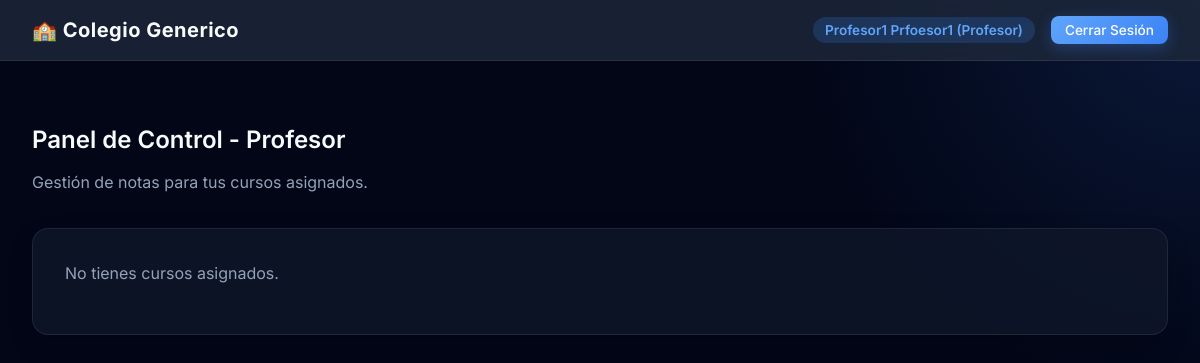
The page /index.php?action=dashboard (signed in) on the database as committed earlier.
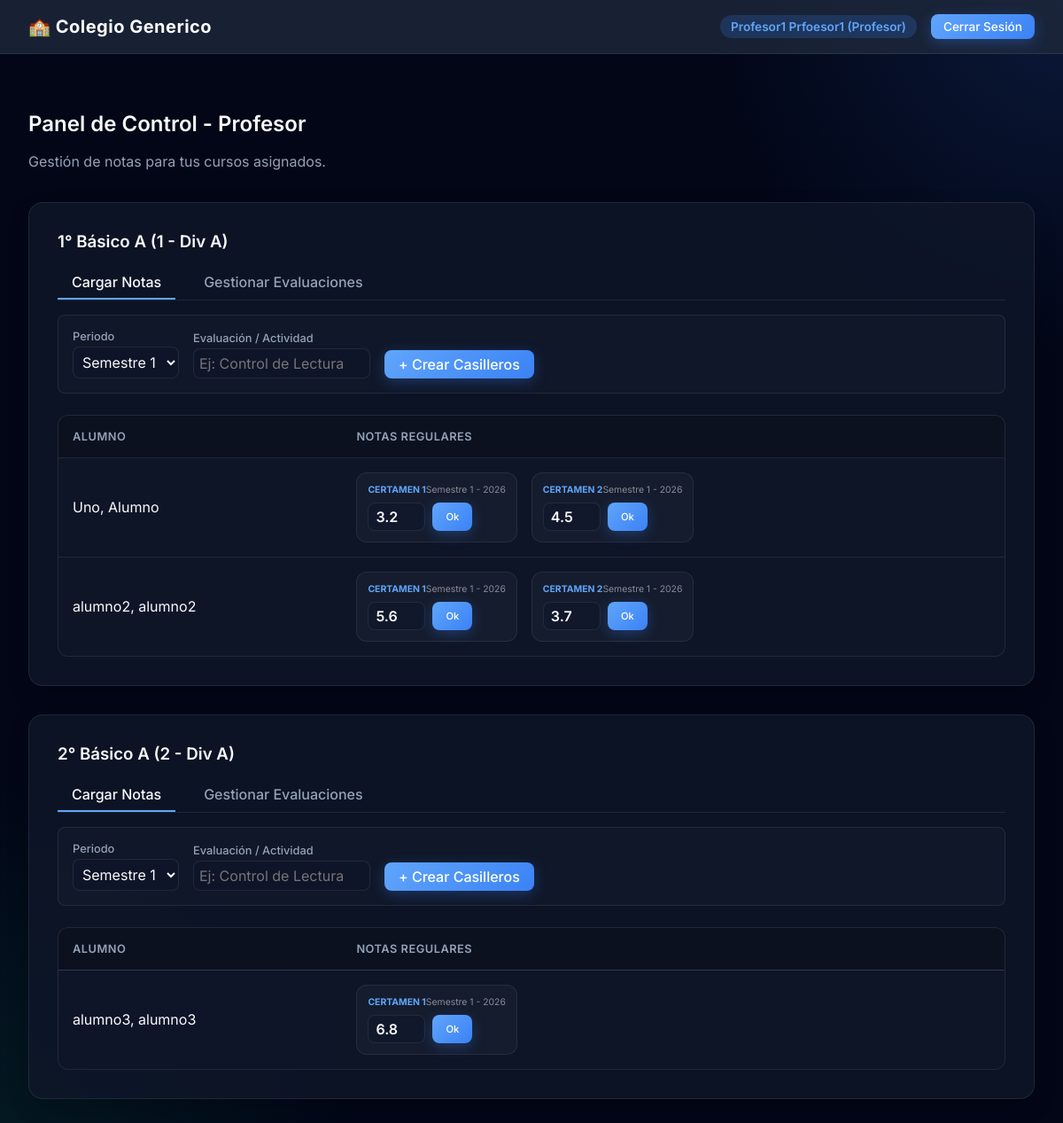
The same page on the database as committed later.
### tables this page shows
CREATE TABLE courses (
    id INTEGER PRIMARY KEY AUTOINCREMENT,
    nombre TEXT NOT NULL,
    anio TEXT NOT NULL,
    division TEXT NOT NULL
);

CREATE TABLE users (
    id INTEGER PRIMARY KEY AUTOINCREMENT,
    username TEXT NOT NULL UNIQUE,
    password_hash TEXT NOT NULL,
    role TEXT NOT NULL CHECK(role IN ('admin', 'profesor', 'alumno')),
    nombre TEXT NOT NULL,
    apellido TEXT NOT NULL
);

CREATE TABLE "grades" (
        id INTEGER PRIMARY KEY AUTOINCREMENT,
        student_id INTEGER,
        course_id INTEGER,
        period TEXT NOT NULL,
        type TEXT NOT NULL,
        value REAL, subject_id INTEGER REFERENCES subjects(id), professor_id INTEGER REFERENCES users(id),
        FOREIGN KEY (student_id) REFERENCES users(id) ON DELETE CASCADE,
        FOREIGN KEY (course_id) REFERENCES courses(id) ON DELETE CASCADE
    );

### controllers/ProfessorController.php (called while the page is built, shortened)
<?php
require_once 'models/Course.php';
require_once 'models/Grade.php';
class ProfessorController {
    public function dashboard() {
        $database = new Database();
        $db = $database->getConnection();
        $courseModel = new Course($db);
        $gradeModel = new Grade($db);
        $prof_id = $_SESSION['user_id'];
        $coursesStmt = $courseModel->getCoursesByProfessor($prof_id);
        $courses = $coursesStmt->fetchAll(PDO::FETCH_ASSOC);
        $courseData = [];
        foreach($courses as $c) {
            $gradeModel->syncCourseEvaluations($c['id']);
            $evalsStmt = $db->prepare("SELECT period, type FROM course_evaluations WHERE course_id = ?");
            $evalsStmt->execute([$c['id']]);
            $evaluations = $evalsStmt->fetchAll(PDO::FETCH_ASSOC);
            $courseData[$c['id']] = ['info' => $c, 'students' => [], 'evaluations' => $evaluations];
            $studentsStmt = $courseModel->getStudentsByCourse($c['id']);
            $students = $studentsStmt->fetchAll(PDO::FETCH_ASSOC);
            foreach($students as $s) {
                $gradesStmt = $gradeModel->getStudentGradesInCourse($s['id'], $c['id']);
                $grades = $gradesStmt->fetchAll(PDO::FETCH_ASSOC);
                $courseData[$c['id']]['students'][] = [
                    'info' => $s,
                    'grades' => $grades
                ];
            }
        }
        require_once 'views/professor/dashboard.php';
    }
}
?>

### models/Course.php (called while the page is built, shortened)
<?php
class Course {
    private $conn;
    public function __construct($db) {
        $this->conn = $db;
    }
    public function getCoursesByProfessor($prof_id) {
        $query = "SELECT c.id, c.nombre, c.anio, c.division
                  FROM courses c
                  JOIN course_professor cp ON c.id = cp.course_id
                  WHERE cp.professor_id = :prof_id";
        $stmt = $this->conn->prepare($query);
        $stmt->bindParam(':prof_id', $prof_id);
        $stmt->execute();
        return $stmt;
    }
    public function getStudentsByCourse($course_id) {
        $query = "SELECT u.id, u.nombre, u.apellido
                  FROM users u
                  JOIN students s ON u.id = s.user_id
                  WHERE s.course_id = :course_id
                  ORDER BY u.apellido ASC, u.nombre ASC";
        $stmt = $this->conn->prepare($query);
        $stmt->bindParam(':course_id', $course_id);
        $stmt->execute();
        return $stmt;
    }
}
?>

### models/Grade.php (called while the page is built, shortened)
<?php
class Grade {
    private $conn;
    public function __construct($db) {
        $this->conn = $db;
    }
    public function syncCourseEvaluations($course_id) {
        $studentsStmt = $this->conn->prepare("SELECT user_id FROM students WHERE course_id = ?");
        $studentsStmt->execute([$course_id]);
        $student_ids = $studentsStmt->fetchAll(PDO::FETCH_COLUMN);
        $evalsStmt = $this->conn->prepare("SELECT period, type FROM course_evaluations WHERE course_id = ?");
        $evalsStmt->execute([$course_id]);
        $evals = $evalsStmt->fetchAll(PDO::FETCH_ASSOC);
        if (empty($student_ids) || empty($evals)) return;
        $this->conn->beginTransaction();
    }
    public function getStudentGradesInCourse($student_id, $course_id) {
        $query = "SELECT * FROM grades WHERE student_id = :sid AND course_id = :cid";
        $stmt = $this->conn->prepare($query);
        $stmt->bindParam(':sid', $student_id);
        $stmt->bindParam(':cid', $course_id);
        $stmt->execute();
        return $stmt;
    }
}
?>

### views/professor/dashboard.php (the view, shortened to what the changed rows need)
<?php require_once 'views/layouts/header.php'; ?>
<div class="fade-in" style="margin-top: 2rem;">
    <h2>Panel de Control - Profesor</h2>
    <?php if(empty($courseData)): ?>
        <div class="card" style="margin-top: 2rem;">
            <p>No tienes cursos asignados.</p>
        </div>
    <?php else: ?>
        <?php foreach($courseData as $cId => $data): ?>
            <div class="card" style="margin-top: 2rem;">
                <h3 style="margin-bottom: 1rem;"><?= htmlspecialchars($data['info']['nombre']) ?> (<?= htmlspecialchars($data['info']['anio']) ?> - Div <?= htmlspecialchars($data['info']['division']) ?>)</h3>
                <div style="margin-bottom: 1rem; border-bottom: 1px solid var(--border-color); display:flex; gap:1rem;">
                    <button type="button" class="btn" style="background:transparent; border-bottom:2px solid var(--accent-primary); border-radius:0; padding:0.5rem 1rem;" onclick="switchProfTab(this, 'notas-<?= $cId ?>', <?= $cId ?>)">Cargar Notas</button>
                    <button type="button" class="btn" style="background:transparent; border-bottom:2px solid transparent; border-radius:0; color:var(--text-secondary); padding:0.5rem 1rem;" onclick="switchProfTab(this, 'eval-<?= $cId ?>', <?= $cId ?>)">Gestionar Evaluaciones</button>
                </div>
                <div id="notas-<?= $cId ?>" class="prof-tab-content-<?= $cId ?>">
                    <form action="index.php?action=dashboard" method="POST" style="display:flex; gap:1rem; margin-bottom: 1.5rem; align-items:flex-end; background:rgba(255,255,255,0.02); padding:1rem; border-radius:8px; border:1px solid var(--border-color);">
                        <div class="form-group" style="margin:0;">
                            <label style="font-size: 0.8rem; margin-bottom: 4px;">Periodo</label>
                            <select name="period" class="form-control" style="width:auto; padding: 6px;" required>
                                <option value="Semestre 1">Semestre 1</option>
                            </select>
                        </div>
                        <div class="form-group" style="margin:0;">
                            <label style="font-size: 0.8rem; margin-bottom: 4px;">Evaluación / Actividad</label>
                            <input type="text" name="type" class="form-control" style="width:200px; padding: 6px;" placeholder="Ej: Control de Lectura" required>
                        </div>
                        <button type="submit" class="btn btn-primary" style="padding: 6px 16px;">+ Crear Casilleros</button>
                    </form>
                    <?php if(empty($data['students'])): ?>
                        <p style="margin-top:1rem;">No hay alumnos en esta materia.</p>
                    <?php else: ?>
                        <div class="table-wrapper">
                            <table>
                                <thead>
                                    <tr>
                                        <th>Alumno</th>
                                        <th>Notas Regulares</th>
                                    </tr>
                                </thead>
                                <tbody>
                                    <?php foreach($data['students'] as $student): ?>
                                    <tr>
                                        <td style="width: 30%;">
                                            <?= htmlspecialchars($student['info']['apellido'] . ', ' . $student['info']['nombre']) ?>
                                        </td>
                                        <td>
                                            <div style="display: flex; gap: 1rem; flex-wrap: wrap;">
                                            <?php if(empty($student['grades'])): ?>
                                                <span style="color:var(--text-secondary); font-size:0.85rem;">No hay evaluaciones registradas. Crea una arriba.</span>
                                            <?php else: ?>
                                                <?php foreach($student['grades'] as $g): ?>
                                                <form action="index.php?action=dashboard" method="POST" style="display:flex; flex-direction:column; background:rgba(255,255,255,0.03); padding:0.75rem; border-radius:12px; border: 1px solid var(--border-color); min-width: 140px; transition: all 0.3s ease;">
                                                    <div style="display: flex; justify-content: space-between; align-items: flex-start; margin-bottom: 0.5rem;">
                                                        <span style="font-size:0.65rem; text-transform: uppercase; color: var(--accent-primary); font-weight: 700;"><?= htmlspecialchars($g['type']) ?></span>
                                                        <span style="font-size:0.65rem; opacity: 0.5;"><?= htmlspecialchars($g['period']) ?></span>
                                                    </div>
                                                    <div style="display:flex; align-items:center; gap:0.5rem;">
                                                        <input type="number" step="0.1" min="1.0" max="7.0" name="value" class="form-control" style="width:65px; height: 32px; padding:4px 8px; font-weight: 600;" value="<?= htmlspecialchars($g['value'] ?? '') ?>" placeholder="-">
                                                        <button type="submit" class="btn btn-primary" style="padding:4px 10px; font-size:0.7rem; height: 32px; min-width: 45px;">Ok</button>
                                                    </div>
                                                </form>
                                                <?php endforeach; ?>
                                            <?php endif; ?>
                                            </div>
                                        </td>
                                    </tr>
                                    <?php endforeach; ?>
                                </tbody>
                            </table>
                        </div>
                    <?php endif; ?>
                </div>
            </div>
        <?php endforeach; ?>
    <?php endif; ?>
</div>
<?php require_once 'views/layouts/footer.php'; ?>

Rows that differ between the two databases and show on the page:
now on this page (row unchanged): courses: nombre "1° Básico A", anio "1", division "A"
now on this page (row edited): users: apellido+nombre "Uno, Alumno", shown under "1° Básico A"
added grades: type "CERTAMEN 1", period "Semestre 1 - 2026", value "3.2", shown under "Uno, Alumno"
added grades: type "CERTAMEN 2", period "Semestre 1 - 2026", value "4.5", shown under "Uno, Alumno"
added users: apellido+nombre "alumno2, alumno2", shown under "1° Básico A"
added grades: type "CERTAMEN 1", period "Semestre 1 - 2026", value "5.6", shown under "alumno2, alumno2"
added grades: type "CERTAMEN 2", period "Semestre 1 - 2026", value "3.7", shown under "alumno2, alumno2"
now on this page (row unchanged): courses: nombre "2° Básico A", anio "2", division "A"
added users: apellido+nombre "alumno3, alumno3", shown under "2° Básico A"
added grades: type "CERTAMEN 1", period "Semestre 1 - 2026", value "6.8", shown under "alumno3, alumno3"
Other text that changed with them:
new list line: "( - Div ) Cargar Notas Gestionar Evaluaciones Periodo Semestre 1 Evaluación / Actividad  + Crear Casilleros ALUMNO NOTAS REGULARES"
text no longer shown: "No tienes cursos asignados."
